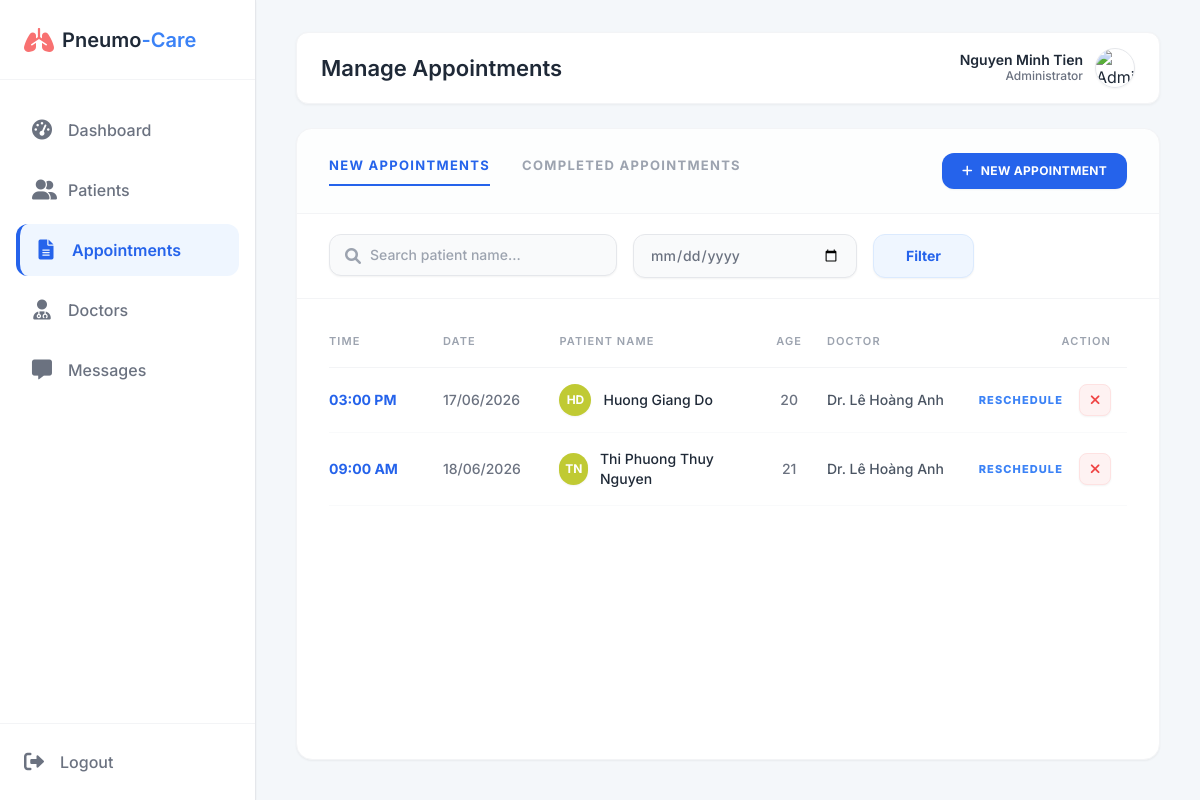
The app's page /pneumocare/adm_appointments.php (signed in) with its own data.
### tables this page shows
CREATE TABLE `Appointments` (
  `appointment_id` int(11) NOT NULL,
  `patient_id` int(11) DEFAULT NULL,
  `doctor_id` int(11) DEFAULT NULL,
  `appointment_date` date NOT NULL,
  `appointment_time` time NOT NULL,
  `patient_symptoms_note` text DEFAULT NULL,
  `status` enum('Scheduled','In Progress','Completed','Cancelled','No-Show') DEFAULT 'Scheduled',
  `fee_status` enum('Paid','Unpaid') DEFAULT 'Unpaid',
  `payment_method` enum('Tiền mặt','Chuyển khoản') DEFAULT NULL,
  `created_at` timestamp NOT NULL DEFAULT current_timestamp(),
  `patient_notes` text DEFAULT NULL,
  `ai_prediction_label` varchar(50) DEFAULT NULL,
  `ai_confidence_score` decimal(5,2) DEFAULT NULL,
  `treatment_plan` text DEFAULT NULL
);

CREATE TABLE `Users` (
  `user_id` int(11) NOT NULL,
  `email` varchar(100) NOT NULL,
  `password_hash` varchar(255) NOT NULL,
  `full_name` varchar(100) NOT NULL,
  `role` enum('Admin','Doctor','Patient') NOT NULL,
  `avatar_url` text DEFAULT NULL,
  `is_active` tinyint(1) DEFAULT 1,
  `created_at` timestamp NOT NULL DEFAULT current_timestamp()
);

CREATE TABLE `Patient_Profiles` (
  `patient_id` int(11) NOT NULL,
  `date_of_birth` date NOT NULL,
  `gender` enum('Male','Female','Other') DEFAULT NULL,
  `blood_group` varchar(5) DEFAULT NULL,
  `phone_number` varchar(20) DEFAULT NULL,
  `address` text DEFAULT NULL,
  `identity_card_number` varchar(20) DEFAULT NULL,
  `violations` int(11) NOT NULL DEFAULT 0
);

### pneumocare/adm_appointments.php (the view, shortened to what this page needs)
<?php
require 'db.php';
$adminName = $_SESSION['name'];
$adminAvatar = (!empty($_SESSION['avatar'])) ? $_SESSION['avatar'] : 'img/default_admin.png';
$search = isset($_GET['search']) ? "%".$_GET['search']."%" : "%";
$filterDate = isset($_GET['date']) && !empty($_GET['date']) ? $_GET['date'] : null;
$appointments = [];
try {
    $sql = "SELECT a.*, u_p.full_name as p_name, u_p.avatar_url as p_avatar, u_d.full_name as d_name, pp.date_of_birth
            FROM Appointments a
            JOIN Users u_p ON a.patient_id = u_p.user_id
            JOIN Patient_Profiles pp ON u_p.user_id = pp.patient_id
            JOIN Users u_d ON a.doctor_id = u_d.user_id
            WHERE a.status = 'Scheduled' AND u_p.full_name LIKE ?";
    $params = [$search];
    $sql .= " ORDER BY a.appointment_date ASC, a.appointment_time ASC";
    $stmt = $pdo->prepare($sql);
    $stmt->execute($params);
    $appointments = $stmt->fetchAll();
} catch (PDOException $e) {
    die("<div style='color:red; padding:20px; background:#fee2e2; border:1px solid #ef4444; margin:20px;'><b>Lỗi DB:</b> " . $e->getMessage() . "</div>");
}
function calculateAge($birthDate) {
    return date_diff(date_create($birthDate), date_create('today'))->y;
}
?>
<!DOCTYPE html>
<html lang="vi">
<head>
    <script src="https://cdn.tailwindcss.com"></script>
    <link href="https://cdnjs.cloudflare.com/ajax/libs/font-awesome/6.0.0/css/all.min.css" rel="stylesheet">
</head>
<body class="flex h-screen overflow-hidden text-gray-800 relative">
<div class="flex w-full h-full relative">
    <aside class="w-64 bg-white border-r border-gray-200 flex flex-col h-full flex-shrink-0 z-10 shadow-sm">
        <div class="h-20 flex items-center px-6 border-b border-gray-100">
            <i class="fa-solid fa-lungs text-red-400 text-2xl mr-2"></i>
            <span class="text-xl font-semibold">Pneumo<span class="text-blue-500">-Care</span></span>
        </div>
        <nav class="flex-1 px-4 py-6 space-y-2 overflow-y-auto">
            <a href="adm_dashboard.php" class="flex items-center gap-4 px-4 py-3 text-gray-500 hover:bg-gray-50 hover:text-gray-800 rounded-xl transition-colors font-medium">
                <i class="fa-solid fa-gauge-high w-5 text-center text-xl"></i><span>Dashboard</span>
            </a>
            <a href="adm_patients.php" class="flex items-center gap-4 px-4 py-3 text-gray-500 hover:bg-gray-50 hover:text-gray-800 rounded-xl transition-colors font-medium">
                <i class="fa-solid fa-user-group w-5 text-center text-xl"></i><span>Patients</span>
            </a>
            <a href="adm_appointments.php" class="sidebar-active flex items-center gap-4 px-4 py-3 rounded-xl font-semibold transition-colors">
                <i class="fa-solid fa-file-lines w-5 text-center text-xl"></i><span>Appointments</span>
            </a>
            <a href="adm_doctors.php" class="flex items-center gap-4 px-4 py-3 text-gray-500 hover:bg-gray-50 hover:text-gray-800 rounded-xl transition-colors font-medium">
                <i class="fa-solid fa-user-doctor w-5 text-center text-xl"></i><span>Doctors</span>
            </a>
            <a href="adm_messages.php" class="flex items-center gap-4 px-4 py-3 text-gray-500 hover:bg-gray-50 hover:text-gray-800 rounded-xl transition-colors font-medium">
                <i class="fa-solid fa-message w-5 text-center text-xl"></i><span>Messages</span>
            </a>
        </nav>
        <div class="p-6 border-t mt-auto border-gray-100">
            <a href="logout.php" class="flex items-center gap-4 text-gray-500 hover:text-red-500 transition-colors font-medium">
                <i class="fa-solid fa-right-from-bracket text-xl"></i><span>Logout</span>
            </a>
        </div>
    </aside>
    <main class="main-content bg-[#f4f7fa]">
        <div class="topbar-wrapper flex-shrink-0">
            <header class="topbar">
                <h1>Manage Appointments</h1>
                <div class="flex items-center gap-6">
                    <div class="flex items-center gap-3 cursor-pointer">
                        <div class="text-right hidden sm:block">
                            <p class="text-sm font-semibold text-gray-800" style="line-height: 1.2;"><?php echo htmlspecialchars($adminName); ?></p>
                            <p class="text-xs text-gray-500 font-medium">Administrator</p>
                        </div>
                        <img src="<?php echo $adminAvatar; ?>" class="w-10 h-10 rounded-full object-cover border border-gray-200 shadow-sm" alt="Admin">
                    </div>
                </div>
            </header>
        </div>
        <div class="content-area max-w-7xl mx-auto w-full">
            <div class="bg-white rounded-2xl shadow-sm border border-gray-100 flex flex-col min-h-full overflow-hidden">
                <div class="px-8 py-6 border-b border-gray-100 flex justify-between items-center bg-gray-50/30">
                    <div class="flex gap-8">
                        <a href="adm_appointments.php" class="pb-2 text-[13px] font-bold text-blue-600 border-b-2 border-blue-600 uppercase tracking-widest transition-colors">NEW APPOINTMENTS</a>
                        <a href="adm_appointments_completed.php" class="pb-2 text-[13px] font-bold text-gray-400 hover:text-blue-500 uppercase tracking-widest transition-colors">COMPLETED APPOINTMENTS</a>
                    </div>
                    <button onclick="location.href='?new_appt=1'" class="bg-blue-600 text-white px-5 py-2.5 rounded-xl text-xs font-bold hover:bg-blue-700 transition-all shadow-sm uppercase tracking-wide flex items-center gap-2">
                        <i class="fa-solid fa-plus"></i> New Appointment
                    </button>
                </div>
                <div class="px-8 py-5 border-b border-gray-100 bg-white flex items-center gap-4">
                    <form method="GET" class="flex space-x-4 w-full">
                        <div class="relative w-72">
                            <i class="fa-solid fa-magnifying-glass absolute left-4 top-1/2 -translate-y-1/2 text-gray-400"></i>
                            <input type="text" name="search" value="<?php echo isset($_GET['search']) ? htmlspecialchars($_GET['search']) : ''; ?>" placeholder="Search patient name..." class="bg-gray-50 w-full pl-10 pr-4 py-2.5 rounded-xl text-sm font-medium focus:outline-none border border-gray-200 focus:border-blue-400 transition-colors shadow-sm">
                        </div>
                        <div class="relative w-56">
                            <input type="date" name="date" value="<?php echo htmlspecialchars($filterDate ?? ''); ?>" class="border border-gray-200 text-gray-500 font-medium bg-gray-50 w-full px-4 py-2.5 rounded-xl text-sm focus:outline-none focus:border-blue-400 transition-colors shadow-sm">
                        </div>
                        <button type="submit" class="bg-blue-50 text-blue-600 border border-blue-100 px-8 py-2.5 rounded-xl text-sm font-bold hover:bg-blue-600 hover:text-white transition-colors shadow-sm">Filter</button>
                    </form>
                </div>
                <div class="flex-1 overflow-auto px-8 pb-4">
                    <table class="w-full text-left text-sm mt-4">
                        <thead class="text-gray-400 border-b border-gray-100 uppercase text-[11px] tracking-widest">
                            <tr>
                                <th class="py-4 font-semibold w-[15%]">Time</th>
                                <th class="py-4 font-semibold w-[15%]">Date</th>
                                <th class="py-4 font-semibold w-[25%]">Patient Name</th>
                                <th class="py-4 font-semibold w-[10%] text-center">Age</th>
                                <th class="py-4 font-semibold w-[20%]">Doctor</th>
                                <th class="py-4 font-semibold w-[15%] text-right pr-4">Action</th>
                            </tr>
                        </thead>
                        <tbody class="text-gray-600">
                            <?php if (empty($appointments)): ?>
                                <tr><td colspan="6" class="py-16 text-center text-gray-400 italic">Không tìm thấy lịch hẹn nào.</td></tr>
                            <?php else: ?>
                                <?php foreach ($appointments as $app): ?>
                                    <?php
                                        $timeFormatted = date("h:i A", strtotime($app['appointment_time']));
                                        $dateFormatted = date("d/m/Y", strtotime($app['appointment_date']));
                                        $age = calculateAge($app['date_of_birth']);
                                        $nameParts = explode(' ', trim($app['p_name']));
                                        $initials = strtoupper(substr($nameParts[0], 0, 1));
                                        if (count($nameParts) > 1) { $initials .= strtoupper(substr(end($nameParts), 0, 1)); }
                                    ?>
                                    <tr class="border-b border-gray-50 hover:bg-blue-50/20 transition-colors">
                                        <td class="py-4 text-blue-600 font-bold text-sm"><?php echo $timeFormatted; ?></td>
                                        <td class="py-4 text-gray-500 font-medium text-sm"><?php echo $dateFormatted; ?></td>
                                        <td class="py-4">
                                            <div class="flex items-center gap-3">
                                                <div class="w-8 h-8 rounded-full bg-[#c0ca33] text-white flex items-center justify-center text-xs font-bold shadow-sm">
                                                    <?php echo $initials; ?>
                                                </div>
                                                <span class="text-gray-800 font-medium text-sm"><?php echo htmlspecialchars($app['p_name']); ?></span>
                                            </div>
                                        </td>
                                        <td class="py-4 text-gray-500 text-sm text-center font-medium"><?php echo $age; ?></td>
                                        <td class="py-4 text-gray-600 text-sm font-medium">Dr. <?php echo htmlspecialchars($app['d_name']); ?> </td>
                                        <td class="py-4 text-right pr-4">
                                            <div class="flex items-center justify-end gap-4">
                                                <a href="?reschedule_id=<?php echo $app['appointment_id']; ?>&search=<?php echo urlencode($_GET['search'] ?? ''); ?>&date=<?php echo urlencode($_GET['date'] ?? ''); ?>" class="text-blue-500 text-[11px] font-extrabold uppercase tracking-widest hover:text-blue-700 transition-colors">RESCHEDULE</a>
                                                <a href="?cancel_id=<?php echo $app['appointment_id']; ?>&search=<?php echo urlencode($_GET['search'] ?? ''); ?>&date=<?php echo urlencode($_GET['date'] ?? ''); ?>" onclick="return confirm('Bạn có chắc chắn muốn hủy lịch hẹn này không?')" class="w-8 h-8 flex items-center justify-center bg-red-50 text-red-500 border border-red-100 rounded-lg hover:bg-red-500 hover:text-white transition-colors shadow-sm" title="Cancel Appointment">
                                                    <i class="fa-solid fa-xmark"></i>
                                                </a>
                                            </div>
                                        </td>
                                    </tr>
                                <?php endforeach; ?>
                            <?php endif; ?>
                        </tbody>
                    </table>
                </div>
            </div>
        </div>
    </main>
</div>
</body>
</html>

### pneumocare/adm_appointments.php (style rules this page uses)
* { margin: 0; padding: 0; box-sizing: border-box; }
body { font-family: 'Inter', sans-serif; background-color: #f4f7fa; color: #1f2937; }
.sidebar-active { background-color: #eff6ff; color: #2563eb; border-left: 4px solid #2563eb; font-weight: 600; }
.main-content { flex: 1; display: flex; flex-direction: column; overflow: hidden; }
.topbar-wrapper { padding: 32px 40px 0 40px; }
.topbar { height: 72px; background: #ffffff; border: 1px solid #f3f4f6; display: flex; align-items: center; justify-content: space-between; padding: 0 24px; border-radius: 12px; box-shadow: 0 1px 3px rgba(0,0,0,0.05); margin-bottom: 24px; }
.topbar h1 { font-size: 22px; font-weight: 600; color: #1f2937; margin: 0; }
.content-area { padding: 0 40px 40px 40px; flex: 1; overflow-y: auto; }

### records on screen
appointments: appointment_time "03:00 PM", appointment_date "17/06/2026", users.full_name "HD", users.full_name "Huong Giang Do", patient.date_of_birth "20", users.full_name "Lê Hoàng Anh"
appointments: appointment_time "09:00 AM", appointment_date "18/06/2026", users.full_name "TN", users.full_name "Thi Phuong Thuy Nguyen", patient.date_of_birth "21", users.full_name "Lê Hoàng Anh"

### other values on screen
$adminName "Nguyen Minh Tien"
